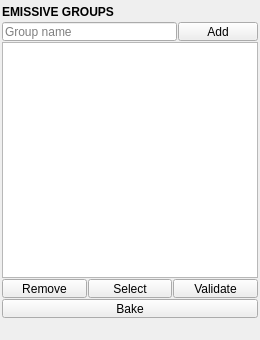
<?xml version="1.0" encoding="UTF-8"?>
<ui version="4.0">
 <class>QtUi</class>
 <widget class="QMainWindow" name="QtUi">
  <property name="enabled">
   <bool>true</bool>
  </property>
  <property name="geometry">
   <rect>
    <x>0</x>
    <y>0</y>
    <width>260</width>
    <height>340</height>
   </rect>
  </property>
  <property name="tabShape">
   <enum>QTabWidget::Triangular</enum>
  </property>
  <property name="dockNestingEnabled">
   <bool>true</bool>
  </property>
  <property name="dockOptions">
   <set>QMainWindow::AllowNestedDocks|QMainWindow::AllowTabbedDocks|QMainWindow::AnimatedDocks|QMainWindow::ForceTabbedDocks</set>
  </property>
  <property name="accessibleDescription">
   <string>Group faces into emissive regions a game engine can toggle or dim independently.</string>
  </property>
  <widget class="QWidget" name="central_widget">
   <property name="minimumSize">
    <size>
     <width>260</width>
     <height>0</height>
    </size>
   </property>
   <layout class="QVBoxLayout" name="verticalLayout">
    <property name="spacing">
     <number>2</number>
    </property>
    <property name="leftMargin">
     <number>2</number>
    </property>
    <property name="topMargin">
     <number>2</number>
    </property>
    <property name="rightMargin">
     <number>2</number>
    </property>
    <property name="bottomMargin">
     <number>2</number>
    </property>
    <item>
     <layout class="QVBoxLayout" name="verticalLayout_1">
      <property name="spacing">
       <number>1</number>
      </property>
      <item>
       <widget class="Header" name="header">
        <property name="minimumSize">
         <size>
          <width>0</width>
          <height>19</height>
         </size>
        </property>
        <property name="maximumSize">
         <size>
          <width>16777215</width>
          <height>19</height>
         </size>
        </property>
        <property name="font">
         <font>
          <weight>75</weight>
          <bold>true</bold>
         </font>
        </property>
        <property name="text">
         <string>EMISSIVE GROUPS</string>
        </property>
       </widget>
      </item>
      <item>
       <layout class="QHBoxLayout" name="horizontalLayout_add">
        <property name="spacing">
         <number>1</number>
        </property>
        <item>
         <widget class="LineEdit" name="txt000">
          <property name="minimumSize">
           <size>
            <width>0</width>
            <height>19</height>
           </size>
          </property>
          <property name="maximumSize">
           <size>
            <width>16777215</width>
            <height>19</height>
           </size>
          </property>
          <property name="toolTip">
           <string>Name for the new group. Leave blank to auto-name.
Typing an existing name adds the selection to that group.</string>
          </property>
          <property name="placeholderText">
           <string>Group name</string>
          </property>
         </widget>
        </item>
        <item>
         <widget class="PushButton" name="b000">
          <property name="minimumSize">
           <size>
            <width>0</width>
            <height>19</height>
           </size>
          </property>
          <property name="maximumSize">
           <size>
            <width>16777215</width>
            <height>19</height>
           </size>
          </property>
          <property name="toolTip">
           <string>Create a group from the selected faces or meshes.
Each group takes the next free channel slot (max 4).</string>
          </property>
          <property name="text">
           <string>Add</string>
          </property>
         </widget>
        </item>
       </layout>
      </item>
      <item>
       <widget class="TableWidget" name="tbl000">
        <property name="minimumSize">
         <size>
          <width>0</width>
          <height>140</height>
         </size>
        </property>
        <property name="toolTip">
         <string>Groups in slot order.
Drag or click the Weight cell to set a group's default weight (0 = off, 1 = full).
Right-click a row for select / remove.</string>
        </property>
       </widget>
      </item>
      <item>
       <layout class="QHBoxLayout" name="horizontalLayout_ops">
        <property name="spacing">
         <number>1</number>
        </property>
        <item>
         <widget class="PushButton" name="b001">
          <property name="minimumSize">
           <size>
            <width>0</width>
            <height>19</height>
           </size>
          </property>
          <property name="maximumSize">
           <size>
            <width>16777215</width>
            <height>19</height>
           </size>
          </property>
          <property name="toolTip">
           <string>Remove the selected group.
Its slot is retired, not reused — existing engine bindings stay valid.</string>
          </property>
          <property name="text">
           <string>Remove</string>
          </property>
         </widget>
        </item>
        <item>
         <widget class="PushButton" name="b002">
          <property name="minimumSize">
           <size>
            <width>0</width>
            <height>19</height>
           </size>
          </property>
          <property name="maximumSize">
           <size>
            <width>16777215</width>
            <height>19</height>
           </size>
          </property>
          <property name="toolTip">
           <string>Select the group's member faces.</string>
          </property>
          <property name="text">
           <string>Select</string>
          </property>
         </widget>
        </item>
        <item>
         <widget class="PushButton" name="b003">
          <property name="minimumSize">
           <size>
            <width>0</width>
            <height>19</height>
           </size>
          </property>
          <property name="maximumSize">
           <size>
            <width>16777215</width>
            <height>19</height>
           </size>
          </property>
          <property name="toolTip">
           <string>Check for empty groups, overlapping membership,
orphaned sets and foreign color sets.</string>
          </property>
          <property name="text">
           <string>Validate</string>
          </property>
         </widget>
        </item>
       </layout>
      </item>
      <item>
       <widget class="PushButton" name="tb000">
        <property name="minimumSize">
         <size>
          <width>0</width>
          <height>19</height>
         </size>
        </property>
        <property name="maximumSize">
         <size>
          <width>16777215</width>
          <height>19</height>
         </size>
        </property>
        <property name="toolTip">
         <string>Bake group membership and publish the export manifest.
Vertex Color rides the FBX; Mask Texture writes an _EMask image.</string>
        </property>
        <property name="text">
         <string>Bake</string>
        </property>
       </widget>
      </item>
      <item>
       <widget class="Footer" name="footer" native="true">
        <property name="minimumSize">
         <size>
          <width>0</width>
          <height>19</height>
         </size>
        </property>
        <property name="maximumSize">
         <size>
          <width>16777215</width>
          <height>19</height>
         </size>
        </property>
       </widget>
      </item>
     </layout>
    </item>
   </layout>
  </widget>
 </widget>
 <customwidgets>
  <customwidget>
   <class>Footer</class>
   <extends>QWidget</extends>
   <header>uitk.widgets.footer</header>
  </customwidget>
  <customwidget>
   <class>Header</class>
   <extends>QLabel</extends>
   <header>uitk.widgets.header.Header.h</header>
  </customwidget>
  <customwidget>
   <class>PushButton</class>
   <extends>QPushButton</extends>
   <header>uitk.widgets.pushButton.PushButton.h</header>
  </customwidget>
  <customwidget>
   <class>LineEdit</class>
   <extends>QLineEdit</extends>
   <header>uitk.widgets.lineEdit.LineEdit.h</header>
  </customwidget>
  <customwidget>
   <class>TableWidget</class>
   <extends>QTableWidget</extends>
   <header>uitk.widgets.tableWidget.TableWidget.h</header>
  </customwidget>
 </customwidgets>
 <resources/>
 <connections/>
</ui>
